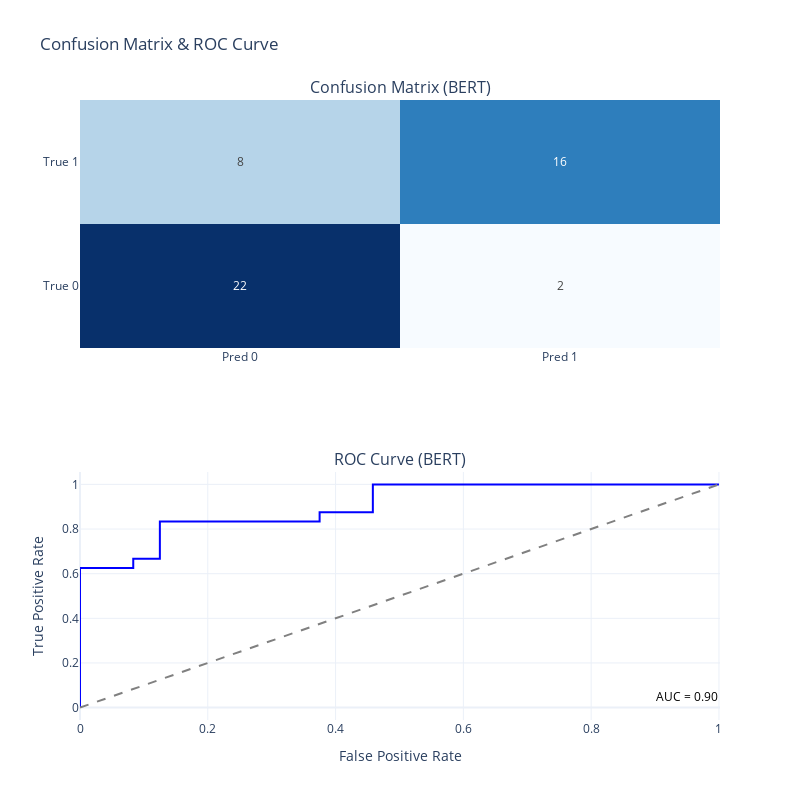

The code cell stored with this chart in its notebook:
### Markdown cell above
### plot confusion matrix and roc curve for test data

### Code cell
plot_confusion_matrix_and_roc_for_bert(model_BERT, test_dataset_bert)

### Figure 1 — Plotly figure (JSON) as saved in the notebook; plotly's stock layout.template omitted (floating-point values rounded to 4 significant figures)
{"data": [{"colorscale": [[0, "rgb(247,251,255)"], [0.125, "rgb(222,235,247)"], [0.25, "rgb(198,219,239)"], [0.375, "rgb(158,202,225)"], [0.5, "rgb(107,174,214)"], [0.625, "rgb(66,146,198)"], [0.75, "rgb(33,113,181)"], [0.875, "rgb(8,81,156)"], [1, "rgb(8,48,107)"]], "showscale": false, "text": [[22, 2], [8, 16]], "texttemplate": "%{text}", "type": "heatmap", "x": ["Pred 0", "Pred 1"], "xaxis": "x", "y": ["True 0", "True 1"], "yaxis": "y", "z": [[22, 2], [8, 16]]}, {"line": {"color": "blue"}, "mode": "lines", "name": "BERT AUC = 0.90", "type": "scatter", "x": [0.0, 0.0, 0.0, 0.0, 0.0, 0.08333, 0.08333, 0.125, 0.125, 0.375, 0.375, 0.4583, 0.4583, 1.0], "xaxis": "x2", "y": [0.0, 0.04167, 0.125, 0.2083, 0.625, 0.625, 0.6667, 0.6667, 0.8333, 0.8333, 0.875, 0.875, 1.0, 1.0], "yaxis": "y2"}, {"line": {"color": "gray", "dash": "dash"}, "mode": "lines", "showlegend": false, "type": "scatter", "x": [0, 1], "xaxis": "x2", "y": [0, 1], "yaxis": "y2"}], "layout": {"annotations": [{"font": {"size": 16}, "showarrow": false, "text": "Confusion Matrix (BERT)", "x": 0.5, "xanchor": "center", "xref": "paper", "y": 1, "yanchor": "bottom", "yref": "paper"}, {"font": {"size": 16}, "showarrow": false, "text": "ROC Curve (BERT)", "x": 0.5, "xanchor": "center", "xref": "paper", "y": 0.4, "yanchor": "bottom", "yref": "paper"}, {"align": "right", "font": {"color": "black", "size": 12}, "showarrow": false, "text": "AUC = 0.90", "x": 0.95, "xref": "x2", "y": 0.05, "yref": "y2"}], "height": 800, "showlegend": false, "title": {"text": "Confusion Matrix & ROC Curve"}, "width": 800, "xaxis": {"anchor": "y", "domain": [0, 1]}, "xaxis2": {"anchor": "y2", "domain": [0, 1], "title": {"text": "False Positive Rate"}}, "yaxis": {"anchor": "x", "domain": [0.6, 1]}, "yaxis2": {"anchor": "x2", "domain": [0, 0.4], "title": {"text": "True Positive Rate"}}}}
